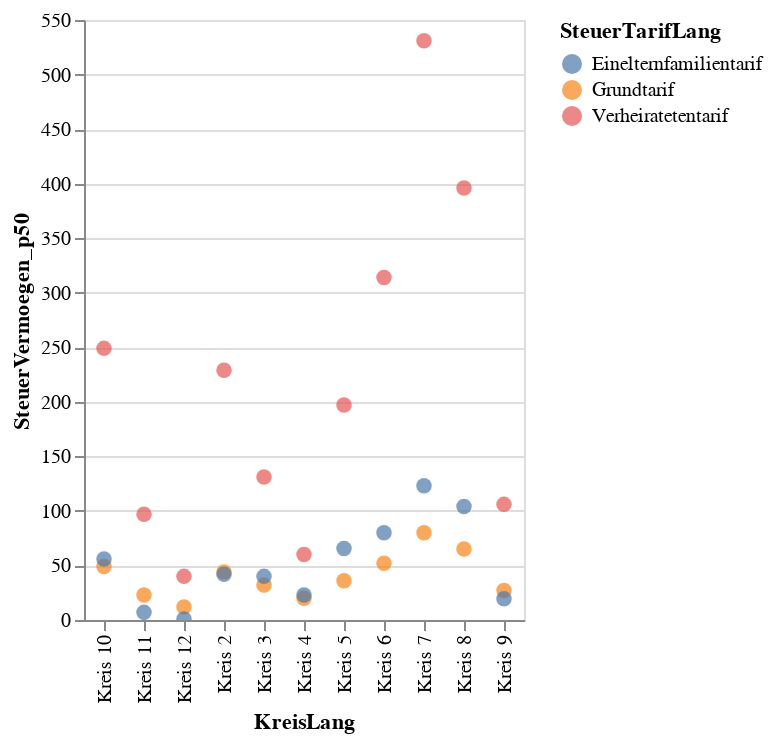

The cell this chart's notebook holds for it:
### Code cell
alt.Chart(myGraph).mark_circle(size=60).encode(
    x='KreisLang',
    y='SteuerVermoegen_p50',
    color='SteuerTarifLang',
    tooltip=['SteuerJahr','SteuerTarifLang', 'KreisLang','SteuerVermoegen_p25', 'SteuerVermoegen_p50','SteuerVermoegen_p75']
).interactive() # this makes the axes interactive: now you can zoom & pan

### Figure 1 — Vega-Lite specification as saved in the notebook (floating-point values rounded to 4 significant figures)
{"config": {"view": {"continuousWidth": 400, "continuousHeight": 300}}, "data": {"name": "data-c7fbc04f308c56b63be4bf5f06ad8eae"}, "mark": {"type": "circle", "size": 60}, "encoding": {"color": {"type": "nominal", "field": "SteuerTarifLang"}, "tooltip": [{"type": "temporal", "field": "SteuerJahr"}, {"type": "nominal", "field": "SteuerTarifLang"}, {"type": "nominal", "field": "KreisLang"}, {"type": "quantitative", "field": "SteuerVermoegen_p25"}, {"type": "quantitative", "field": "SteuerVermoegen_p50"}, {"type": "quantitative", "field": "SteuerVermoegen_p75"}], "x": {"type": "nominal", "field": "KreisLang"}, "y": {"type": "quantitative", "field": "SteuerVermoegen_p50"}}, "selection": {"selector012": {"type": "interval", "bind": "scales", "encodings": ["x", "y"]}}, "$schema": "https://vega.github.io/schema/vega-lite/v4.8.1.json", "datasets": {"data-c7fbc04f308c56b63be4bf5f06ad8eae": [{"SteuerJahr": "2019-01-01T00:00:00", "KreisSort": 2, "KreisLang": "Kreis 2", "SteuerTarifSort": 0, "SteuerTarifLang": "Grundtarif", "SteuerVermoegen_p50": 44.0, "SteuerVermoegen_p25": 4.0, "SteuerVermoegen_p75": 232.0}, {"SteuerJahr": "2019-01-01T00:00:00", "KreisSort": 2, "KreisLang": "Kreis 2", "SteuerTarifSort": 1, "SteuerTarifLang": "Verheiratetentarif", "SteuerVermoegen_p50": 229.0, "SteuerVermoegen_p25": 44.0, "SteuerVermoegen_p75": 724.0}, {"SteuerJahr": "2019-01-01T00:00:00", "KreisSort": 2, "KreisLang": "Kreis 2", "SteuerTarifSort": 2, "SteuerTarifLang": "Einelternfamilientarif", "SteuerVermoegen_p50": 42.0, "SteuerVermoegen_p25": 1.0, "SteuerVermoegen_p75": 185.0}, {"SteuerJahr": "2019-01-01T00:00:00", "KreisSort": 3, "KreisLang": "Kreis 3", "SteuerTarifSort": 0, "SteuerTarifLang": "Grundtarif", "SteuerVermoegen_p50": 32.0, "SteuerVermoegen_p25": 2.0, "SteuerVermoegen_p75": 147.0}, {"SteuerJahr": "2019-01-01T00:00:00", "KreisSort": 3, "KreisLang": "Kreis 3", "SteuerTarifSort": 1, "SteuerTarifLang": "Verheiratetentarif", "SteuerVermoegen_p50": 131.0, "SteuerVermoegen_p25": 13.0, "SteuerVermoegen_p75": 447.0}, {"SteuerJahr": "2019-01-01T00:00:00", "KreisSort": 3, "KreisLang": "Kreis 3", "SteuerTarifSort": 2, "SteuerTarifLang": "Einelternfamilientarif", "SteuerVermoegen_p50": 40.0, "SteuerVermoegen_p25": 0.0, "SteuerVermoegen_p75": 154.5}, {"SteuerJahr": "2019-01-01T00:00:00", "KreisSort": 4, "KreisLang": "Kreis 4", "SteuerTarifSort": 0, "SteuerTarifLang": "Grundtarif", "SteuerVermoegen_p50": 20.0, "SteuerVermoegen_p25": 0.0, "SteuerVermoegen_p75": 101.0}, {"SteuerJahr": "2019-01-01T00:00:00", "KreisSort": 4, "KreisLang": "Kreis 4", "SteuerTarifSort": 1, "SteuerTarifLang": "Verheiratetentarif", "SteuerVermoegen_p50": 60.0, "SteuerVermoegen_p25": 0.0, "SteuerVermoegen_p75": 270.0}, {"SteuerJahr": "2019-01-01T00:00:00", "KreisSort": 4, "KreisLang": "Kreis 4", "SteuerTarifSort": 2, "SteuerTarifLang": "Einelternfamilientarif", "SteuerVermoegen_p50": 23.0, "SteuerVermoegen_p25": 0.0, "SteuerVermoegen_p75": 129.0}, {"SteuerJahr": "2019-01-01T00:00:00", "KreisSort": 5, "KreisLang": "Kreis 5", "SteuerTarifSort": 0, "SteuerTarifLang": "Grundtarif", "SteuerVermoegen_p50": 36.0, "SteuerVermoegen_p25": 1.0, "SteuerVermoegen_p75": 158.0}, {"SteuerJahr": "2019-01-01T00:00:00", "KreisSort": 5, "KreisLang": "Kreis 5", "SteuerTarifSort": 1, "SteuerTarifLang": "Verheiratetentarif", "SteuerVermoegen_p50": 197.0, "SteuerVermoegen_p25": 25.5, "SteuerVermoegen_p75": 574.0}, {"SteuerJahr": "2019-01-01T00:00:00", "KreisSort": 5, "KreisLang": "Kreis 5", "SteuerTarifSort": 2, "SteuerTarifLang": "Einelternfamilientarif", "SteuerVermoegen_p50": 65.5, "SteuerVermoegen_p25": 6.0, "SteuerVermoegen_p75": 231.0}, {"SteuerJahr": "2019-01-01T00:00:00", "KreisSort": 6, "KreisLang": "Kreis 6", "SteuerTarifSort": 0, "SteuerTarifLang": "Grundtarif", "SteuerVermoegen_p50": 52.0, "SteuerVermoegen_p25": 5.0, "SteuerVermoegen_p75": 224.0}, {"SteuerJahr": "2019-01-01T00:00:00", "KreisSort": 6, "KreisLang": "Kreis 6", "SteuerTarifSort": 1, "SteuerTarifLang": "Verheiratetentarif", "SteuerVermoegen_p50": 314.0, "SteuerVermoegen_p25": 69.0, "SteuerVermoegen_p75": 892.0}, {"SteuerJahr": "2019-01-01T00:00:00", "KreisSort": 6, "KreisLang": "Kreis 6", "SteuerTarifSort": 2, "SteuerTarifLang": "Einelternfamilientarif", "SteuerVermoegen_p50": 80.0, "SteuerVermoegen_p25": 9.0, "SteuerVermoegen_p75": 269.0}, {"SteuerJahr": "2019-01-01T00:00:00", "KreisSort": 7, "KreisLang": "Kreis 7", "SteuerTarifSort": 0, "SteuerTarifLang": "Grundtarif", "SteuerVermoegen_p50": 80.0, "SteuerVermoegen_p25": 9.0, "SteuerVermoegen_p75": 421.0}, {"SteuerJahr": "2019-01-01T00:00:00", "KreisSort": 7, "KreisLang": "Kreis 7", "SteuerTarifSort": 1, "SteuerTarifLang": "Verheiratetentarif", "SteuerVermoegen_p50": 531.0, "SteuerVermoegen_p25": 135.0, "SteuerVermoegen_p75": 1705.0}, {"SteuerJahr": "2019-01-01T00:00:00", "KreisSort": 7, "KreisLang": "Kreis 7", "SteuerTarifSort": 2, "SteuerTarifLang": "Einelternfamilientarif", "SteuerVermoegen_p50": 123.0, "SteuerVermoegen_p25": 16.0, "SteuerVermoegen_p75": 460.0}, {"SteuerJahr": "2019-01-01T00:00:00", "KreisSort": 8, "KreisLang": "Kreis 8", "SteuerTarifSort": 0, "SteuerTarifLang": "Grundtarif", "SteuerVermoegen_p50": 65.0, "SteuerVermoegen_p25": 6.0, "SteuerVermoegen_p75": 310.0}, {"SteuerJahr": "2019-01-01T00:00:00", "KreisSort": 8, "KreisLang": "Kreis 8", "SteuerTarifSort": 1, "SteuerTarifLang": "Verheiratetentarif", "SteuerVermoegen_p50": 396.0, "SteuerVermoegen_p25": 97.0, "SteuerVermoegen_p75": 1216.0}, {"SteuerJahr": "2019-01-01T00:00:00", "KreisSort": 8, "KreisLang": "Kreis 8", "SteuerTarifSort": 2, "SteuerTarifLang": "Einelternfamilientarif", "SteuerVermoegen_p50": 104.0, "SteuerVermoegen_p25": 8.0, "SteuerVermoegen_p75": 430.0}, {"SteuerJahr": "2019-01-01T00:00:00", "KreisSort": 9, "KreisLang": "Kreis 9", "SteuerTarifSort": 0, "SteuerTarifLang": "Grundtarif", "SteuerVermoegen_p50": 27.0, "SteuerVermoegen_p25": 0.0, "SteuerVermoegen_p75": 133.0}, {"SteuerJahr": "2019-01-01T00:00:00", "KreisSort": 9, "KreisLang": "Kreis 9", "SteuerTarifSort": 1, "SteuerTarifLang": "Verheiratetentarif", "SteuerVermoegen_p50": 106.0, "SteuerVermoegen_p25": 7.0, "SteuerVermoegen_p75": 374.0}, {"SteuerJahr": "2019-01-01T00:00:00", "KreisSort": 9, "KreisLang": "Kreis 9", "SteuerTarifSort": 2, "SteuerTarifLang": "Einelternfamilientarif", "SteuerVermoegen_p50": 19.5, "SteuerVermoegen_p25": 0.0, "SteuerVermoegen_p75": 119.0}, {"SteuerJahr": "2019-01-01T00:00:00", "KreisSort": 10, "KreisLang": "Kreis 10", "SteuerTarifSort": 0, "SteuerTarifLang": "Grundtarif", "SteuerVermoegen_p50": 49.0, "SteuerVermoegen_p25": 5.0, "SteuerVermoegen_p75": 217.0}, {"SteuerJahr": "2019-01-01T00:00:00", "KreisSort": 10, "KreisLang": "Kreis 10", "SteuerTarifSort": 1, "SteuerTarifLang": "Verheiratetentarif", "SteuerVermoegen_p50": 249.0, "SteuerVermoegen_p25": 58.0, "SteuerVermoegen_p75": 737.0}, {"SteuerJahr": "2019-01-01T00:00:00", "KreisSort": 10, "KreisLang": "Kreis 10", "SteuerTarifSort": 2, "SteuerTarifLang": "Einelternfamilientarif", "SteuerVermoegen_p50": 56.0, "SteuerVermoegen_p25": 3.0, "SteuerVermoegen_p75": 239.0}, {"SteuerJahr": "2019-01-01T00:00:00", "KreisSort": 11, "KreisLang": "Kreis 11", "SteuerTarifSort": 0, "SteuerTarifLang": "Grundtarif", "SteuerVermoegen_p50": 23.0, "SteuerVermoegen_p25": 0.0, "SteuerVermoegen_p75": 127.0}, {"SteuerJahr": "2019-01-01T00:00:00", "KreisSort": 11, "KreisLang": "Kreis 11", "SteuerTarifSort": 1, "SteuerTarifLang": "Verheiratetentarif", "SteuerVermoegen_p50": 97.0, "SteuerVermoegen_p25": 4.0, "SteuerVermoegen_p75": 371.0}, {"SteuerJahr": "2019-01-01T00:00:00", "KreisSort": 11, "KreisLang": "Kreis 11", "SteuerTarifSort": 2, "SteuerTarifLang": "Einelternfamilientarif", "SteuerVermoegen_p50": 7.0, "SteuerVermoegen_p25": 0.0, "SteuerVermoegen_p75": 91.0}, {"SteuerJahr": "2019-01-01T00:00:00", "KreisSort": 12, "KreisLang": "Kreis 12", "SteuerTarifSort": 0, "SteuerTarifLang": "Grundtarif", "SteuerVermoegen_p50": 12.0, "SteuerVermoegen_p25": 0.0, "SteuerVermoegen_p75": 75.5}, {"SteuerJahr": "2019-01-01T00:00:00", "KreisSort": 12, "KreisLang": "Kreis 12", "SteuerTarifSort": 1, "SteuerTarifLang": "Verheiratetentarif", "SteuerVermoegen_p50": 40.0, "SteuerVermoegen_p25": 0.0, "SteuerVermoegen_p75": 207.0}, {"SteuerJahr": "2019-01-01T00:00:00", "KreisSort": 12, "KreisLang": "Kreis 12", "SteuerTarifSort": 2, "SteuerTarifLang": "Einelternfamilientarif", "SteuerVermoegen_p50": 1.0, "SteuerVermoegen_p25": 0.0, "SteuerVermoegen_p75": 32.0}]}}
